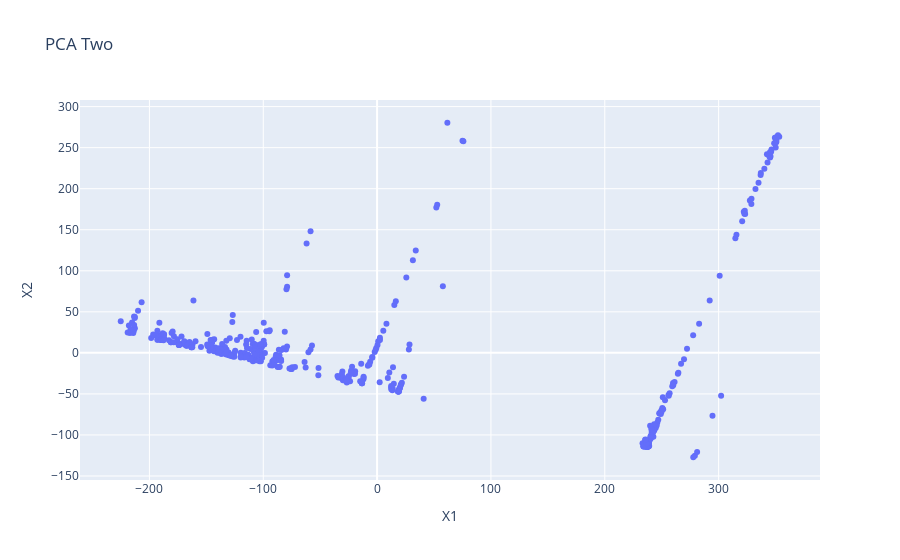

Notebook code for this chart:
### Code cell
plotpcatwo = px.scatter(data_frame = pca_resulttwo,
                 x = 'X1',
                 y = 'X2',
                 title = 'PCA Two')
plotpcatwo.show()

### Figure 1 — Plotly figure (JSON) as saved in the notebook; plotly's stock layout.template omitted (floating-point values rounded to 4 significant figures; data arrays with more than 128 entries replaced by an {"elided": "..."} marker saying what was removed)
{"data": [{"hovertemplate": "X1=%{x}<br>X2=%{y}<extra></extra>", "legendgroup": "", "marker": {"color": "#636efa", "symbol": "circle"}, "mode": "markers", "name": "", "orientation": "v", "showlegend": false, "type": "scatter", "x": {"elided": "506 float values"}, "xaxis": "x", "y": {"elided": "506 float values"}, "yaxis": "y"}], "layout": {"autosize": true, "legend": {"tracegroupgap": 0}, "title": {"text": "PCA Two"}, "xaxis": {"anchor": "y", "autorange": true, "domain": [0, 1], "range": [-260.5, 388.6], "title": {"text": "X1"}, "type": "linear"}, "yaxis": {"anchor": "x", "autorange": true, "domain": [0, 1], "range": [-160.8, 314.0], "title": {"text": "X2"}, "type": "linear"}}}
